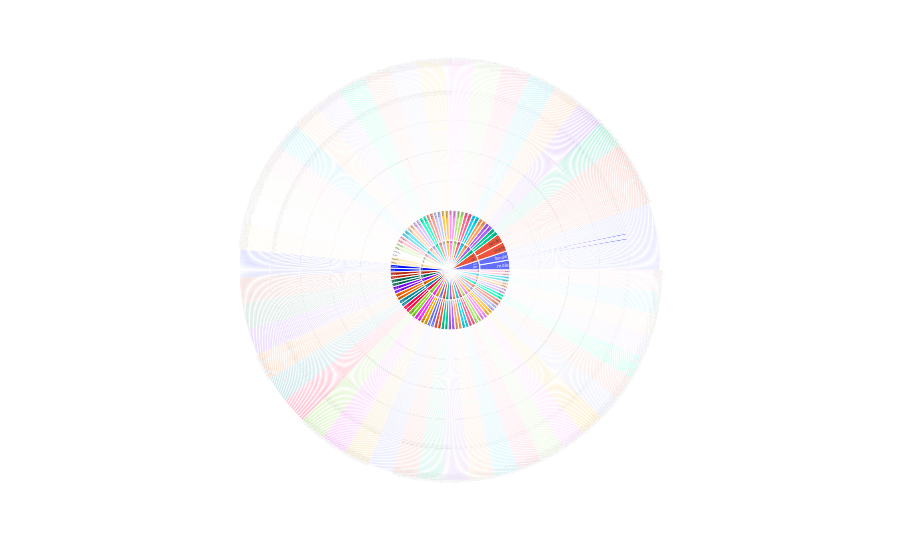

Notebook code for this chart:
### Markdown cell above
## Observation
---
- As you see the distribution of data , it seems to be a normal distribution.

- So we need to more exploration of data to confirm this distribution.
  
- we can use sunburst plot to visualize the data

### Code cell
df_sunburst = df.groupby(['age', 'sex', 'bmi', 'children', 'smoker', 'region', 'charges']).size().reset_index(name='counts')

fig = px.sunburst(df_sunburst, path=['age', 'sex', 'bmi', 'children', 'smoker', 'region', 'charges'] ,values='counts')
fig.show()

### Figure 1 — Plotly figure (JSON) as saved in the notebook; plotly's stock layout.template omitted (floating-point values rounded to 4 significant figures; data arrays with more than 128 entries replaced by an {"elided": "..."} marker saying what was removed)
{"data": [{"branchvalues": "total", "domain": {"x": [0, 1], "y": [0, 1]}, "hovertemplate": "labels=%{label}<br>counts=%{value}<br>parent=%{parent}<br>id=%{id}<extra></extra>", "ids": {"elided": "6800 str values"}, "labels": {"elided": "6800 str values"}, "name": "", "parents": {"elided": "6800 str values"}, "type": "sunburst", "values": {"elided": "6800 int values"}}], "layout": {"legend": {"tracegroupgap": 0}, "margin": {"t": 60}}}
